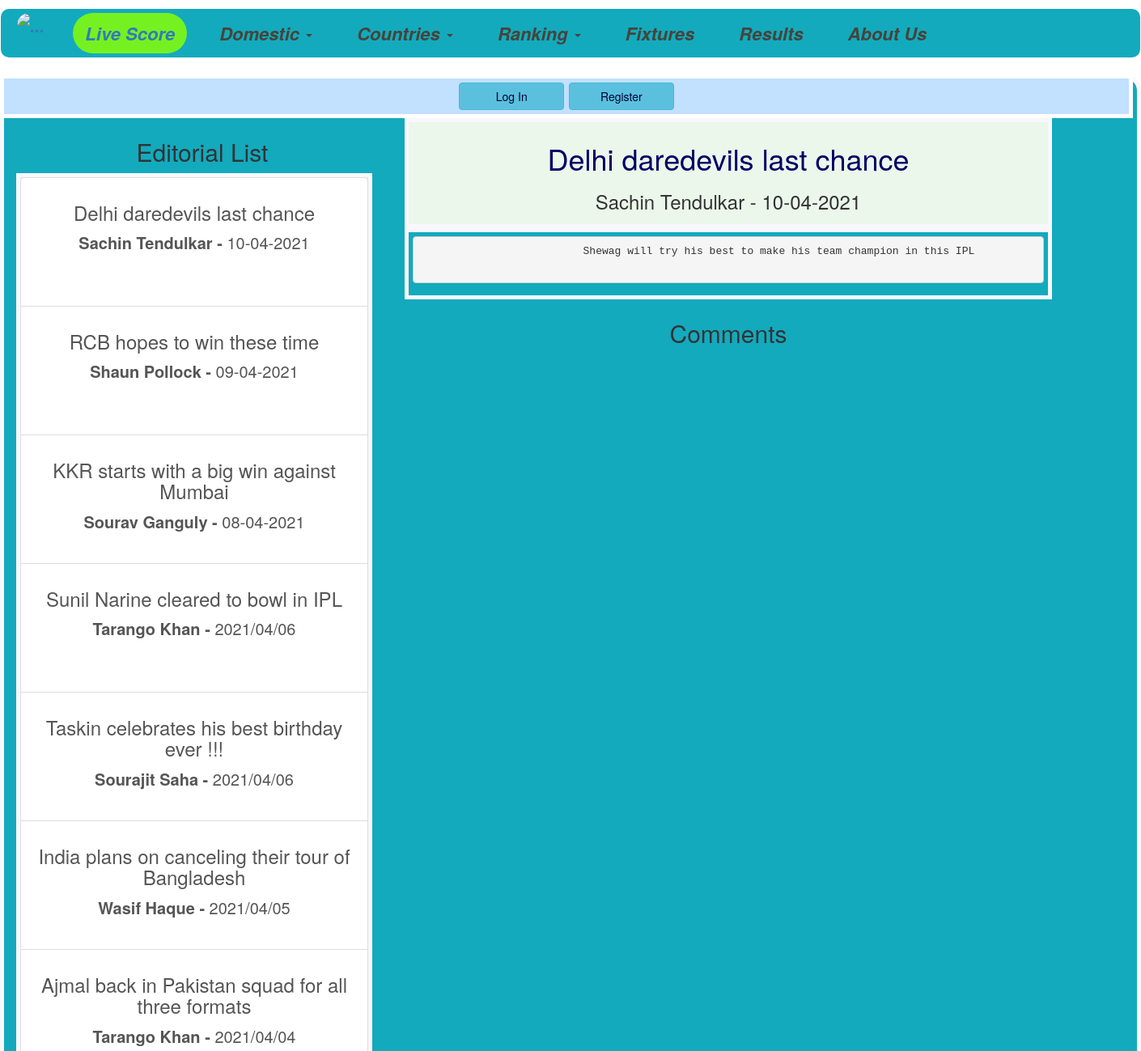
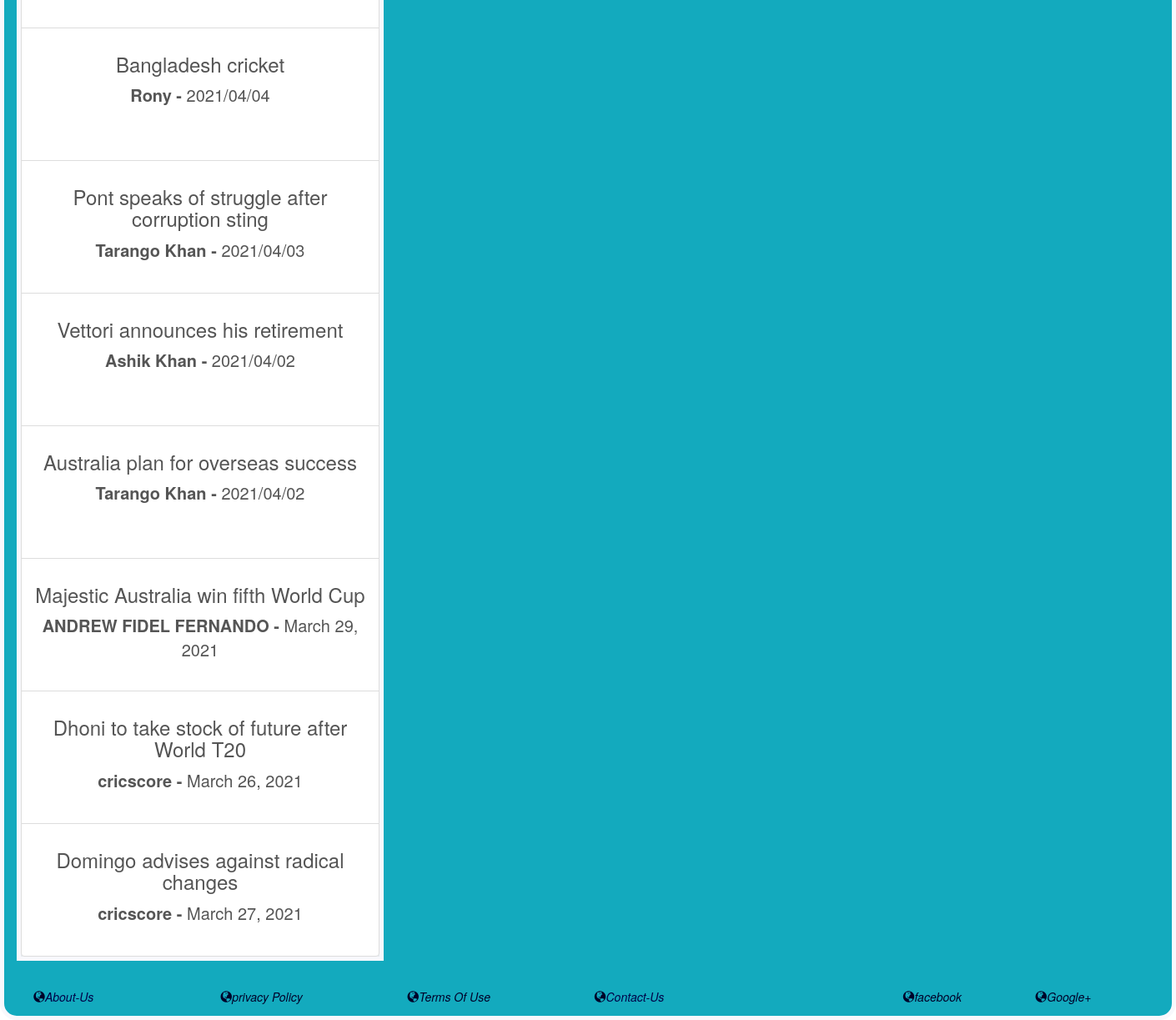
Screenshot of /Editorial_Home.php with the database file from the repository (2 pictures, top to bottom).
### tables this page shows
CREATE TABLE `articles` (
  `Title` varchar(100) NOT NULL,
  `Writer` varchar(30) NOT NULL,
  `Writer_ID` int(6) NOT NULL,
  `Section` varchar(100) NOT NULL,
  `Writing` text NOT NULL,
  `published_date` varchar(30) NOT NULL,
  `Viewers` int(6) NOT NULL
);

### Editorial_Home.php (the view, shortened to what this page needs)
<?php
  include("header.php");
?>
  <?php
  require('connectdb.php');
  $sql = "SELECT * FROM articles ORDER BY Writer_ID DESC LIMIT 1";
  $result1 = mysqli_query($cnctdb, $sql);
  $row = mysqli_fetch_row($result1);
  $last_id = $row[2];
  ?>
<div>
  <div class="editorial_home_test">
  <?php
        if(isset($_SESSION['email'])){
          $Email = $_SESSION['email'];
    ?>
      <div class="editorial_top_test block center">
          <a style="color:#000033;" href="logout.php" class="btn btn-info" role="button">Log Out <?php echo $Email ?> </a>
          <a style="color:#000033;" href="Write_post.php" class="btn btn-info" role="button">Write New Post</a>
      </div>
      <?php }else{ ?>
      <div class="editorial_top_test block center">
          <a style="color:#000033;width:130px;" href="logintest.php" class="btn btn-info" role="button">Log In</a>
          <a style="color:#000033;width:130px;" href="Register_Here.php" class="btn btn-info" role="button">Register</a>
      </div>
        <?php } ?>
    <div class="editorial_left_test">
          <h2>Editorial List</h2>
          <div class="container">
                <div class="list-group" style="width:440px;">
                  <?php
                    $cnt = 1;
                    while (true){
                          if($cnt == 15 || $last_id == 0) break;
                          $sql = "SELECT * FROM articles WHERE Writer_ID = $last_id";
                          $result5 = mysqli_query($cnctdb, $sql);
                          $total = mysqli_num_rows($result5);
                          if($result5 && $total!=0){
                            $row1 = mysqli_fetch_row($result5);
                  ?>
                      <a href="Editorial_Home.php?id=<?php echo "".$row1[2]; ?>&Email=<?php echo $Email ?>" class="list-group-item" style="height:160px;width:430px;float:left;"> <h3><?php $res = "".$row1[0]."\n"; echo $res; ?> </h3> <b><?php $res = "".$row1[1]."\n - "; echo $res; ?> </b> <?php $res = "".$row1[5]."\n"; echo $res; ?> </a>
                    <?php
                          $cnt++;
                        }
                        $last_id--;
                    }
                    ?>
                </div>
          </div>
    </div>
    <div class="editorial_right_test">
          <div class="editorial_writing_test">
            <div class= "writing_header_test">
              <h1><?php $res = "".$row[0]."\n"; echo $res; ?> </h1>
              <h3><?php $res = "".$row[1]." - ".$row[5]; echo $res; ?> </h3>
            </div>
            <div class= "writing_document_test">
              <pre>
                <?php $res = "".$row[4]."\n"; echo $res; ?>
              </pre>
            </div>
          </div>
            <div class="editorial_comment_test">
              <h2>Comments</h2>
            </div>
    </div>
  </div>
</div>
<?php
  include("footer.php");
  ?>

### style_cricket.css (style rules this page uses)
h1 { color: #000066; text-align:center; }
div.list-group { border: 4px solid; text-align:center; float:left; border: 5px solid; background-color:#E6EBF0; border-color: #F8F8FC }
div.editorial_home_test { text-decoration: blue; font-size: 20px; text-align:center; width:1400px; float:left; }
div.editorial_top_test { text-decoration: blue; font-size: 20px; text-align:center; width:1400px; padding:5px; border: 5px solid; background-color:#C2E0FF; border-color: #FFFFFF; }
div.editorial_left_test { text-decoration: blue; font-size: 20px; text-align:center; width:500px; float:left; padding:5px; }
div.editorial_right_test { text-decoration: blue; font-size: 20px; text-align:center; width:800px; float:left; }
div.editorial_writing_test { text-decoration: blue; font-size: 20px; width:800px; float:left; }
div.writing_header_test { text-decoration: blue; font-size: 20px; text-align:center; width:800px; float:left; padding:5px; border: 5px solid; background-color:#EBF7EB; border-color: #F8F8FC; }
div.writing_document_test { text-decoration: blue; font-size: 20px; width:800px; float:left; padding:5px; border: 5px solid; border-color: #F8F8FC; }
div.editorial_comment_test { text-decoration: blue; font-size: 20px; text-align:center; width:800px; float:left; padding:5px; }

### rows the page displays
articles: Title "Delhi daredevils last chance", Writer "Sachin Tendulkar -", published_date "10-04-2021", res "Sachin Tendulkar - 10-04-2021", Writing "Shewag will try his best to make his team champion in this IPL"
articles: Title "RCB hopes to win these time", Writer "Shaun Pollock -", published_date "09-04-2021"
articles: Title "KKR starts with a big win against Mumbai", Writer "Sourav Ganguly -", published_date "08-04-2021"
articles: Title "Sunil Narine cleared to bowl in IPL", Writer "Tarango Khan -", published_date "2021/04/06"
articles: Title "Taskin celebrates his best birthday ever !!!", Writer "Sourajit Saha -", published_date "2021/04/06"
articles: Title "India plans on canceling their tour of Bangladesh", Writer "Wasif Haque -", published_date "2021/04/05"
articles: Title "Ajmal back in Pakistan squad for all three formats", Writer "Tarango Khan -", published_date "2021/04/04"
articles: Title "Bangladesh cricket", Writer "Rony -", published_date "2021/04/04"
articles: Title "Pont speaks of struggle after corruption sting", Writer "Tarango Khan -", published_date "2021/04/03"
articles: Title "Vettori announces his retirement", Writer "Ashik Khan -", published_date "2021/04/02"
articles: Title "Australia plan for overseas success", Writer "Tarango Khan -", published_date "2021/04/02"
articles: Title "Majestic Australia win fifth World Cup", Writer "ANDREW FIDEL FERNANDO -", published_date "March 29, 2021"
articles: Title "Dhoni to take stock of future after World T20", Writer "cricscore -", published_date "March 26, 2021"
articles: Title "Domingo advises against radical changes", Writer "cricscore -", published_date "March 27, 2021"
